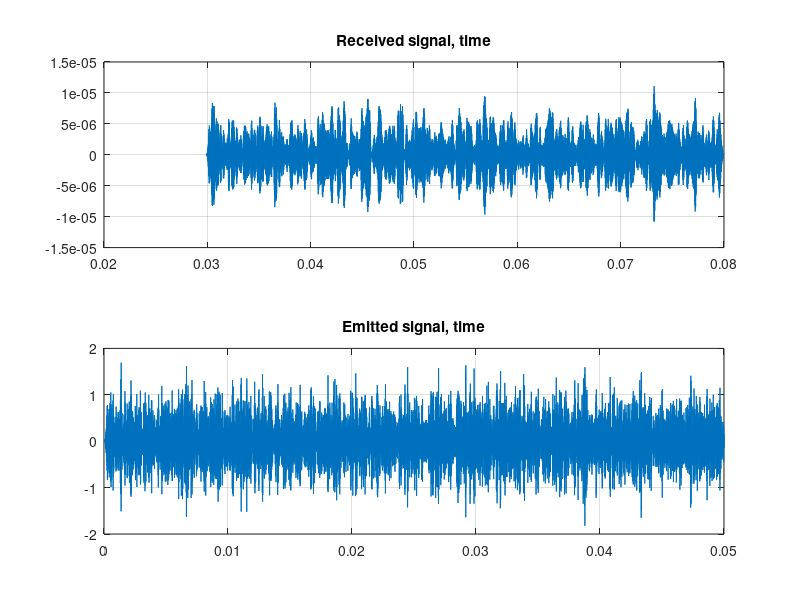
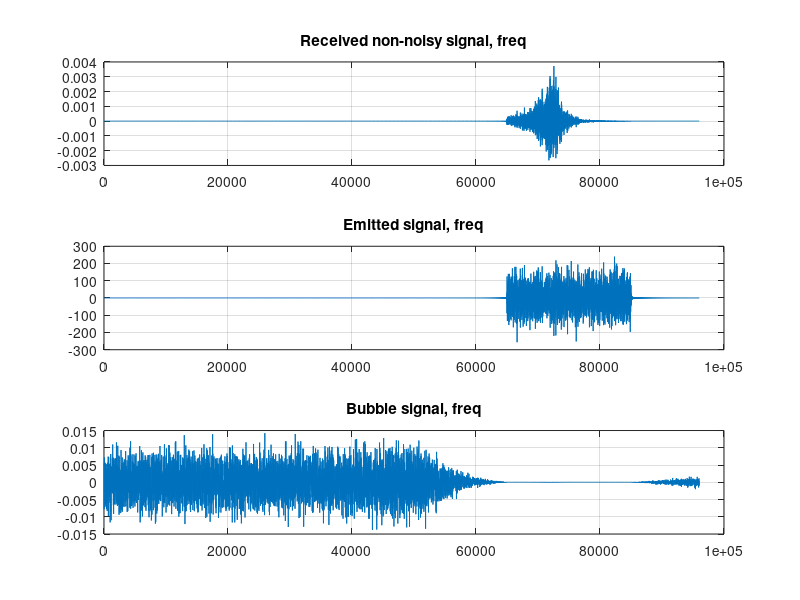

The MATLAB script that drew these images, in order: (Note: this script raises an error after producing the figures.)
clc
clear
close all

load("bubble+signal.mat"); %upload rx, tx from .mat file
rx_noise = load("single-bubble+noise.mat").rx; %rx
rx_nonoise = load("single-bubble-noise.mat").rx; %rx

fs = 192000;
tSig = 0.05; % in seconds
nSig = tSig * fs; % in samples
t = linspace(0, tSig, nSig);

nRxSeqLength = size(rx,1);
NFFT = 32768;
NBins = 16385; 

% Received signal
Rx_noise = fft(rx_noise, NFFT);
Rx_noise = Rx_noise(1:NBins, :);

Rx_nonoise = fft(rx_nonoise, NFFT);
Rx_nonoise = Rx_nonoise(1:NBins, :);

% Original signal
% tx signal to freq. domain
Tx = fft(tx, NFFT);
Tx = Tx(1:NBins, :);

% H_hat = R / T
H_hat = Rx_noise(:,1) ./ Tx;
% H_hat = Rx_nonoise(:,1) / Tx;
% H_hat = Tx ./ Rx_nonoise(:,1);
% h_hat = rx_nonoise(end-nSig+1:end, 1) ./ tx(:,1);

tSim = linspace(0, nRxSeqLength/fs, nRxSeqLength);

figure;
subplot(211)
plot(tSim(end-nSig+1:end), rx_nonoise(end-nSig+1:end, 1));
grid on;
title('Received signal, time');
subplot(212)
plot(t, tx(:, 1));
grid on;
title('Emitted signal, time');


f = linspace(0, fs/2, NBins);
figure;
subplot(311)
plot(f, Rx_nonoise(:, 1));
grid on;
title('Received non-noisy signal, freq');
subplot(312)
plot(f, Tx(:, 1));
grid on;
title('Emitted signal, freq');
subplot(313)
plot(f, H_hat(:, 1));
grid on;
title('Bubble signal, freq');





%% Goal: obtain the frequency response of the single bubble
% y = rx(end-nSig+1:end, 1); 
% x = tx; 
y = rx_nonoise(:,1); x = rx_noise(:,1); 
y = y(:); % reference signal
x = x(:); % signal with additive Gaussian noise
N = 7000; % filter order
[xest,b,MSE] = wienerFilt(x,y,N);
%% plot results

figure
subplot(311)
plot(tSim(N+1:end),x(N+1:end),'r')
hold on
plot(tSim(N+1:end),y(N+1:end),'k')
ylim([-1e-5,1e-5]);
title('Wiener filtering example')
legend('noisy signal','reference')
subplot(312)
plot(tSim(N+1:end),xest,'k')
ylim([-1e-5,1e-5]);
legend('estimated signal')
subplot(313)
plot(tSim(N+1:end),(x(N+1:end) - xest),'k')
legend('residue signal')
xlabel('time (s)')
ylim([-1e-5,1e-5]);

%% Functions
% https://de.mathworks.com/matlabcentral/fileexchange/71440-signal-separation-with-wiener-filtering
   
function [xest,B,MSE] = wienerFilt(x,y,N)
    X = 1/N .* fft(x(1:N));
    Y = 1/N .* fft(y(1:N));
    X = X(:);
    Y = Y(:);
    Rxx = N .* real(ifft(X .* conj(X))); % Autocorrelation function
    Rxy = N .* real(ifft(X .* conj(Y))); % Crosscorrelation function
    Rxx = toeplitz(Rxx);
    Rxy = Rxy';
    B = Rxy / Rxx; B = B(:); % Wiener-Hopf eq. B = inv(Rxx) Rxy
    xest = fftfilt(B,x);
    xest = xest(N+1:end); % cut first N samples due to distorsion during filtering operation
    MSE = mean(y(N+1:end) - xest) .^2; % mean squared error
end